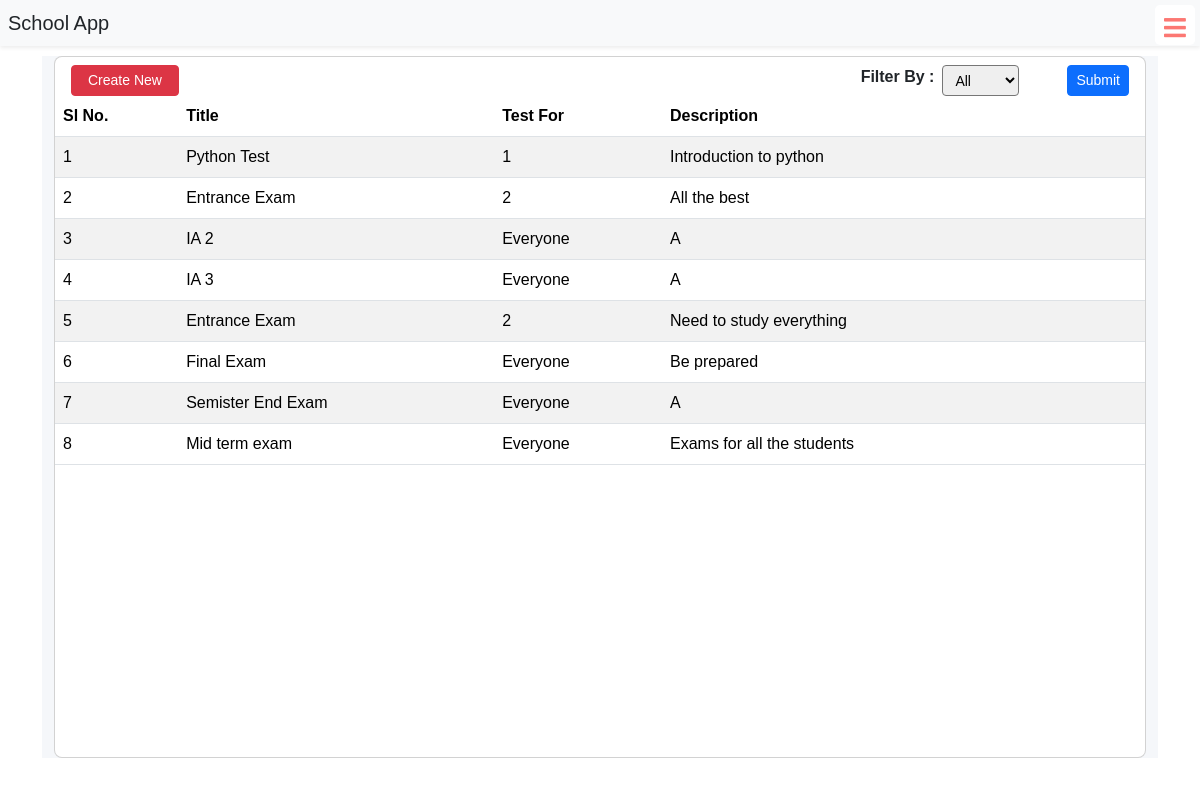
/display-tests (signed in), run on an earlier commit of the app's database.
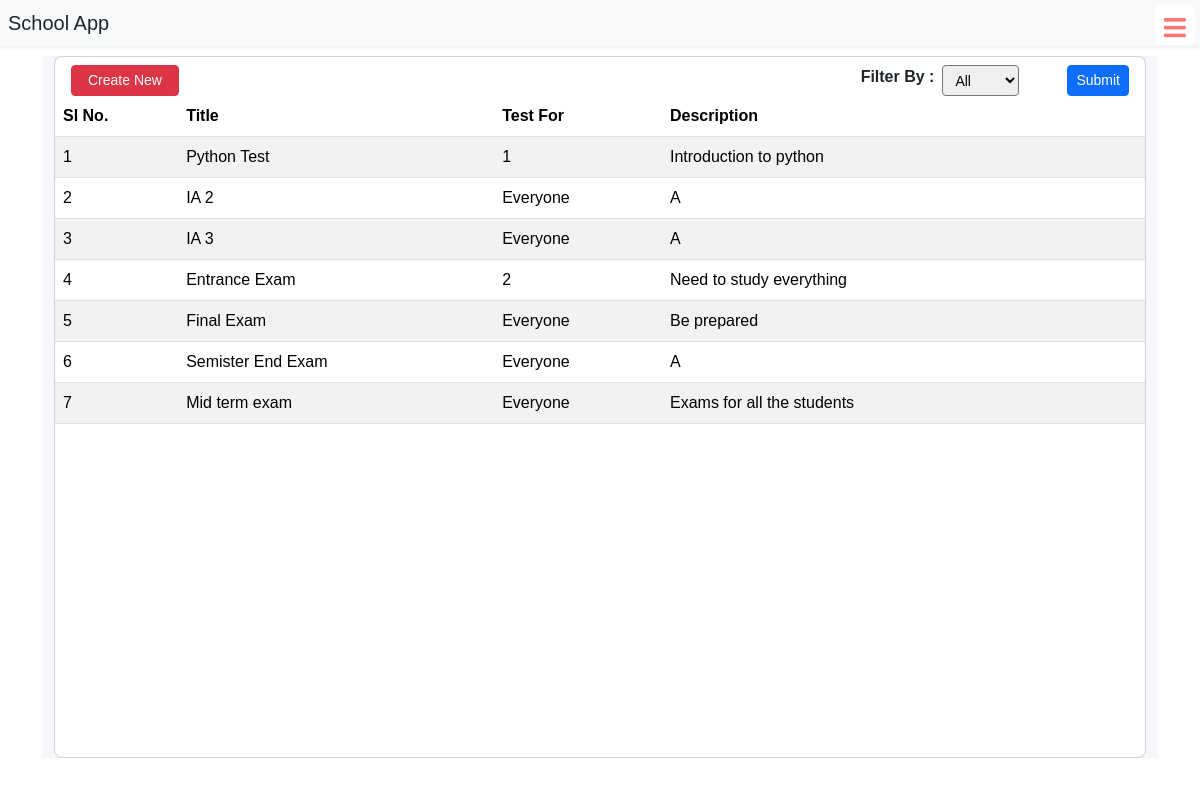
And on a later commit of the database.
### schoolapp/models.py (models this page shows, shortened)
class BasicInfo(models.Model):
    created_at = models.DateTimeField(auto_now_add=True)
    updated_at = models.DateTimeField(auto_now=True)

class Test(BasicInfo):
    title = models.CharField(max_length=255)
    test_for = models.IntegerField()
    total_marks = models.IntegerField(default=0)
    description = models.TextField()
    start_at = models.DateTimeField(default = datetime.now())
    is_ready = models.BooleanField(default = False)

### schoolapp/views.py (the view)
# urls.py: path("display-tests",views.display_tests,name="display_tests"),
@login_required(login_url="signin")
def display_tests(request):
    tests_list  = Test.objects.all()[::-1]
    if request.method == 'POST':
        filter_order = request.POST["filter-order"]
        if filter_order == 'all':
            tests_list  = Test.objects.all()[::-1]
        else:
            tests_list = Test.objects.filter(test_for = filter_order)[::-1]
    else:
        tests_list = Test.objects.all()[::-1]
    context = {
        'tests_list' : tests_list
    }
    return render(request,"display-tests.html",context=context)

### templates/display-tests.html (shortened to what the changed rows need)
{% extends "base.html" %}
{% load static %}
{% block body %}
<div class="container-fluid container-md" style="margin-top: 2rem;">
    <section class="intro">
        <div class="bg-image h-100" style="background-color: #f5f7fa;">
            <div class="mask d-flex align-items-center h-100">
                <div class="container">
                    <div class="row justify-content-center">
                        <div class="col-12">
                            <div class="card">
                                <div class="card-body p-0">
                                    <div class="table-responsive table-scroll" data-mdb-perfect-scrollbar="true"
                                        style="position: relative; height: 700px">
                                        <table class="table table-striped table-hover mb-0">
                                            <thead>
                                                <tr>
                                                    <th>Sl No.</th>
                                                    <th scope="col">Title</th>
                                                    <th scope="col">Test For</th>
                                                    <th scope="col">Description</th>
                                                    <th scope="col"></th>
                                                </tr>
                                            </thead>
                                            <tbody>
                                                {% for test in tests_list %}
                                                <tr>
                                                    <td>{{forloop.counter}}</td>
                                                    <td>{{test.title}}</td>
                                                    {% if test.test_for == 0 %}
                                                    <td>Everyone</td>
                                                    {% else %}
                                                    <td>{{test.test_for}}</td>
                                                    {% endif %}
                                                    <td>{{test.description | truncatewords:5}}</td>
                                                    <td>
                                                        {% if test.is_ready %}
                                                        <span><a href="{% url 'upload_marks' test.id %}">
                                                                    alt=""></a></span>
                                                        {% endif %}
                                                        <span><a href="{% url 'delete_test' test.id %}"><img
                                                                    alt=""></a></span>
                                                    </td>
                                                </tr>
                                                {% endfor %}
                                            </tbody>
                                        </table>
                                    </div>
                                </div>
                            </div>
                        </div>
                    </div>
                </div>
            </div>
        </div>
    </section>
</div>
{% endblock %}

What changed in the data, as far as the page shows it:
removed Test: title "Entrance Exam", test_for "2", description "All the best"
